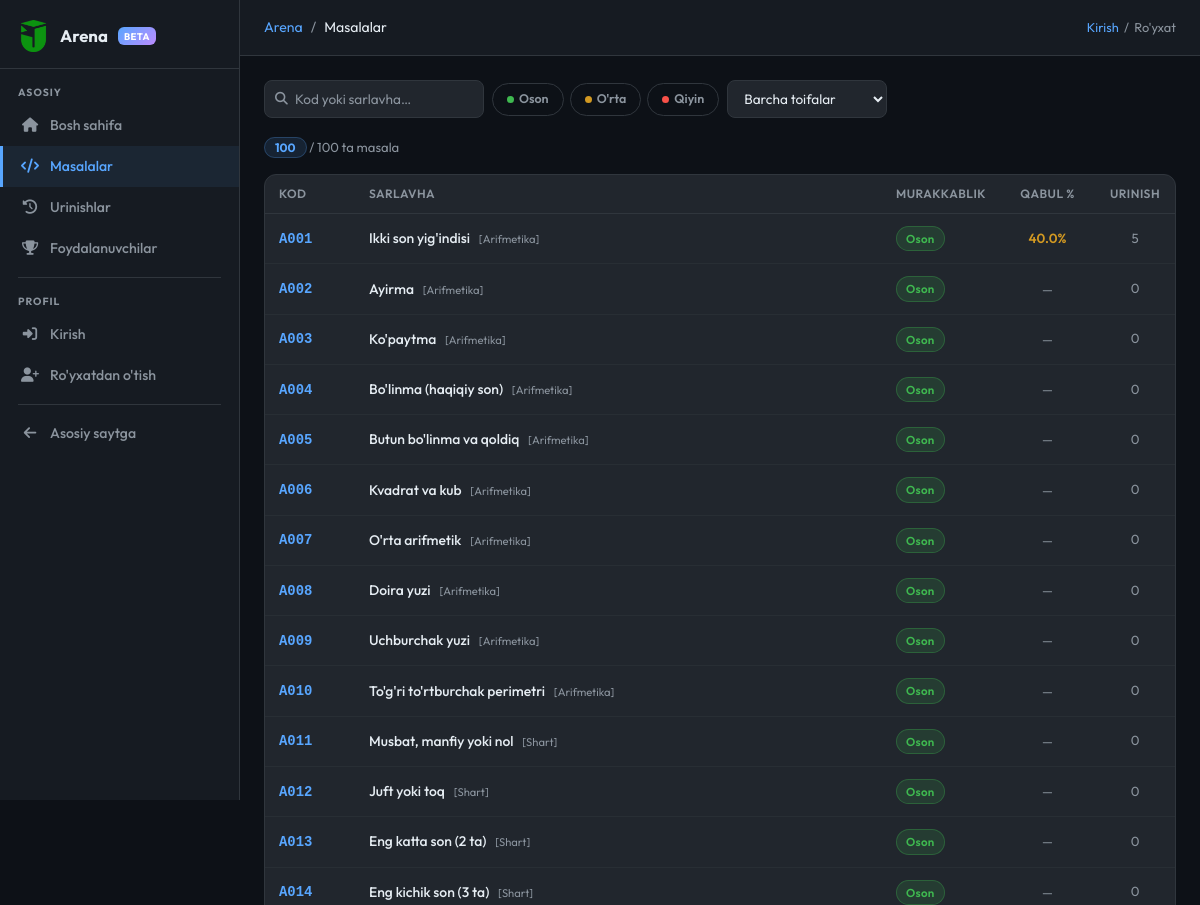
Before: /arena/problems (upper part) with the older database file.
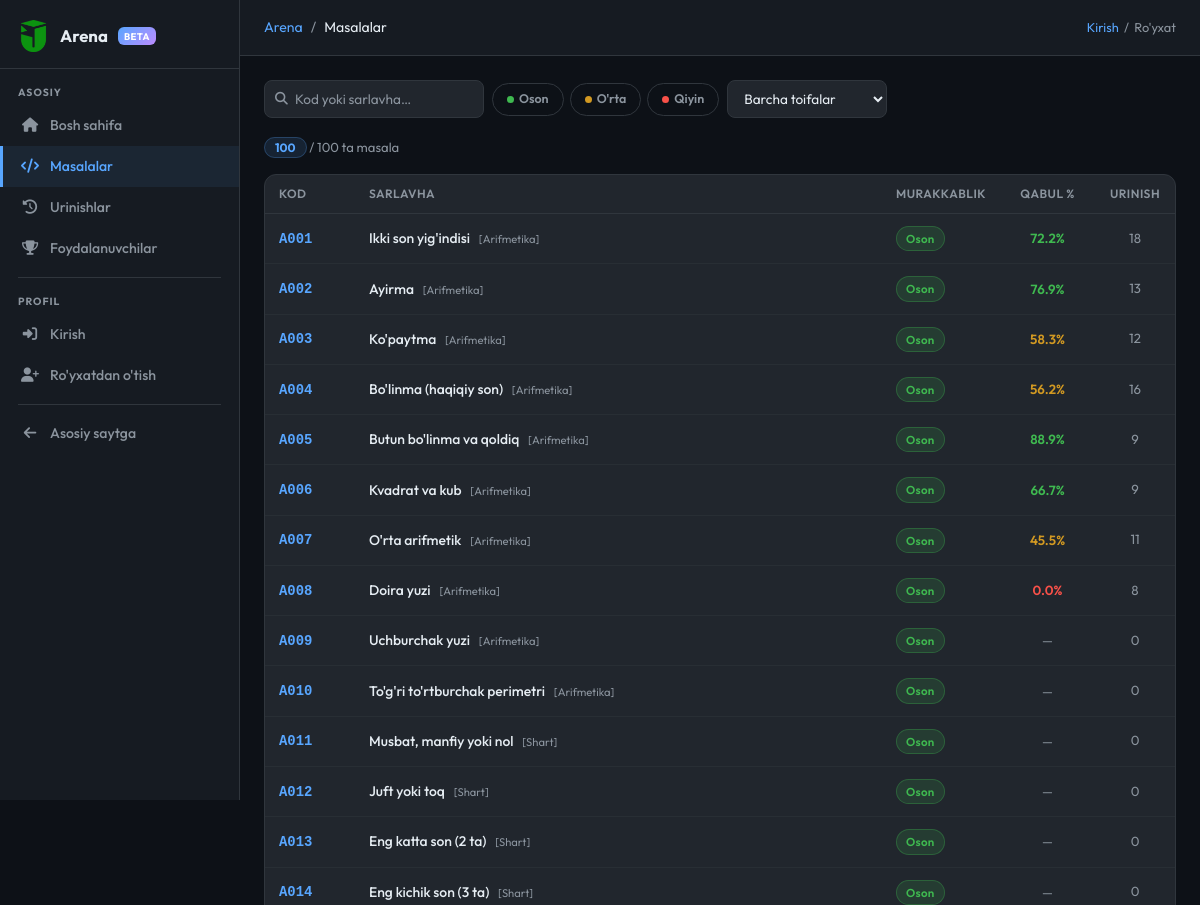
After: the same page with the newer database file.
### models.py (models this page shows)
class ArenaProblem(db.Model):
    __tablename__ = 'arena_problems'
    id = db.Column(db.Integer, primary_key=True)
    code = db.Column(db.String(10), unique=True, nullable=False)  # A001, M005
    title = db.Column(db.String(200), nullable=False)
    description = db.Column(db.Text, nullable=False)
    input_format = db.Column(db.Text, default='')
    output_format = db.Column(db.Text, default='')
    constraints = db.Column(db.Text, default='')
    examples = db.Column(db.Text, default='[]')  # JSON: [{input, output, explanation}]
    difficulty = db.Column(db.String(10), default='easy')   # easy / medium / hard
    category = db.Column(db.String(50), default='general')
    correct_answer = db.Column(db.Text, default='')          # for auto-grading
    time_limit = db.Column(db.Float, default=1.0)            # seconds (display)
    memory_limit = db.Column(db.Integer, default=256)        # MB (display)
    is_active = db.Column(db.Boolean, default=True)
    created_at = db.Column(db.DateTime, default=tashkent_now)
    accepted_count = db.Column(db.Integer, default=0)
    submission_count = db.Column(db.Integer, default=0)
    submissions = db.relationship('ArenaSubmission', backref='problem', lazy='dynamic')
    __table_args__ = (
        db.Index('ix_arena_problem_difficulty', 'difficulty'),
        db.Index('ix_arena_problem_category', 'category'),
        db.Index('ix_arena_problem_active', 'is_active'),
    )

### routes/arena.py (the view)
@arena_bp.route('/problems')
def problems():
    diff     = request.args.get('diff', '')
    cat      = request.args.get('cat', '')
    status_f = request.args.get('status', '')   # solved / unsolved / ''
    search   = request.args.get('q', '').strip()
    q = ArenaProblem.query.filter_by(is_active=True)
    if diff in ('easy', 'medium', 'hard'):
        q = q.filter_by(difficulty=diff)
    if cat:
        q = q.filter_by(category=cat)
    if search:
        q = q.filter(ArenaProblem.title.ilike(f'%{search}%') |
                     ArenaProblem.code.ilike(f'%{search}%'))
    q = q.order_by(ArenaProblem.code)
    all_problems = q.all()
    uid = session.get('arena_user_id')
    solved_ids   = _accepted_set(uid) if uid else set()
    attempted_ids = (_attempted_set(uid) - solved_ids) if uid else set()
    if status_f == 'solved':
        all_problems = [p for p in all_problems if p.id in solved_ids]
    elif status_f == 'unsolved':
        all_problems = [p for p in all_problems if p.id not in solved_ids]
    cats = (db.session.query(ArenaProblem.category)
            .filter_by(is_active=True)
            .distinct()
            .order_by(ArenaProblem.category).all())
    categories = [c[0] for c in cats if c[0]]
    return render_template('arena/problems.html',
                           problems=all_problems,
                           solved_ids=solved_ids,
                           attempted_ids=attempted_ids,
                           categories=categories,
                           current_diff=diff,
                           current_cat=cat,
                           current_status=status_f,
                           search=search)

### routes/arena.py (called while the page is built)
def _current_user():
    uid = session.get('arena_user_id')
    if not uid:
        return None
    return ArenaUser.query.get(uid)

@arena_bp.context_processor
def _inject():
    u = _current_user()
    if u:
        u.last_seen = tashkent_now()
        try:
            db.session.commit()
        except Exception:
            db.session.rollback()
    return dict(arena_user=u)

### templates/arena/problems.html (shortened to what this page needs)
{% extends "arena/base.html" %}
{% block breadcrumb %}<li class="breadcrumb-item active">Masalalar</li>{% endblock %}
{% block content %}
<div class="filter-bar">
  <div class="search-wrap">
    <input class="ar-filter-input" id="fSearch" type="text"
           placeholder="Kod yoki sarlavha…" style="width:220px;"
           value="{{ search }}" autocomplete="off">
  </div>
  <div class="diff-pills">
    <button class="diff-pill" data-diff="easy"
            data-active="{{ '1' if current_diff=='easy' else '0' }}">
      <span style="width:7px;height:7px;border-radius:50%;background:var(--ar-green);display:inline-block;"></span>
      Oson
    </button>
    <button class="diff-pill" data-diff="medium"
            data-active="{{ '1' if current_diff=='medium' else '0' }}">
      <span style="width:7px;height:7px;border-radius:50%;background:var(--ar-yellow);display:inline-block;"></span>
      O'rta
    </button>
    <button class="diff-pill" data-diff="hard"
            data-active="{{ '1' if current_diff=='hard' else '0' }}">
      <span style="width:7px;height:7px;border-radius:50%;background:var(--ar-red);display:inline-block;"></span>
      Qiyin
    </button>
  </div>
  {% if categories %}
  <select class="ar-filter-input" id="fCat" style="width:160px;">
    <option value="">Barcha toifalar</option>
  </select>
  {% endif %}
</div>
<div class="d-flex align-items-center gap-3 mb-3" style="font-size:.82rem; color:var(--ar-muted);">
  <span>
    <span id="visibleCount" class="count-badge">{{ problems|length }}</span>
    / {{ problems|length }} ta masala
  </span>
</div>
<div class="ar-card">
  <table class="ar-table" id="problemTable">
    <thead><tr>
      <th style="width:90px">Kod</th>
      <th>Sarlavha</th>
      <th style="width:115px">Murakkablik</th>
      <th style="width:95px; text-align:center">Qabul %</th>
      <th style="width:80px; text-align:center">Urinish</th>
    </tr></thead>
    <tbody id="problemBody">
    {% for p in problems %}
    <tr data-diff="{{ p.difficulty }}"
        data-cat="{{ p.category|lower }}"
        data-code="{{ p.code|lower }}"
        data-title="{{ p.title|lower }}"
        data-solved="{% if p.id in solved_ids %}solved{% elif p.id in attempted_ids %}attempted{% else %}none{% endif %}">
      <td>
        <a href="{{ url_for('arena.problem_detail', pid=p.id) }}"
           class="code-link"
           style="font-family:'Courier New',monospace; font-weight:700;
                  color:{% if p.id in solved_ids %}var(--ar-green){% elif p.id in attempted_ids %}var(--ar-red){% else %}var(--ar-primary){% endif %};
                  text-decoration:none;">
          {{ p.code }}
        </a>
      </td>
      <td>
        <a href="{{ url_for('arena.problem_detail', pid=p.id) }}"
           class="title-link"
           style="color:var(--ar-text); text-decoration:none; font-weight:500;">
          {{ p.title }}
        </a>
        {% if p.category %}
        <span class="cat-tag" style="font-size:.7rem; color:var(--ar-muted); margin-left:6px;">[{{ p.category }}]</span>
        {% endif %}
      </td>
      <td>
        <span class="ar-badge badge-{{ p.difficulty }}">
          {% if p.difficulty == 'easy' %}Oson{% elif p.difficulty == 'medium' %}O'rta{% else %}Qiyin{% endif %}
        </span>
      </td>
      <td style="text-align:center;">
        {% if p.submission_count %}
          {% set pct = (p.accepted_count / p.submission_count * 100)|round(1) %}
          <span style="color:{% if pct >= 60 %}var(--ar-green){% elif pct >= 30 %}var(--ar-yellow){% else %}var(--ar-red){% endif %}; font-weight:600; font-size:.83rem;">{{ pct }}%</span>
        {% else %}
          <span style="color:var(--ar-muted); font-size:.8rem;">—</span>
        {% endif %}
      </td>
      <td style="text-align:center; color:var(--ar-muted); font-size:.83rem;">{{ p.submission_count }}</td>
    </tr>
    {% endfor %}
    </tbody>
  </table>
</div>
{% endblock %}

Changed rows visible on the page:
changed ArenaProblem "Ikki son yig'indisi": pct "40.0" → "72.2"; submission_count "5" → "18"
changed ArenaProblem "Ayirma": pct (not shown) → "76.9"; submission_count "0" → "13"; submission_count "—" → "%"
changed ArenaProblem "Ko'paytma": pct (not shown) → "58.3"; submission_count "0" → "12"; submission_count "—" → "%"
changed ArenaProblem "Bo'linma (haqiqiy son)": pct (not shown) → "56.2"; submission_count "0" → "16"; submission_count "—" → "%"
changed ArenaProblem "Butun bo'linma va qoldiq": pct (not shown) → "88.9"; submission_count "0" → "9"; submission_count "—" → "%"
changed ArenaProblem "Kvadrat va kub": pct (not shown) → "66.7"; submission_count "0" → "9"; submission_count "—" → "%"
changed ArenaProblem "O'rta arifmetik": pct (not shown) → "45.5"; submission_count "0" → "11"; submission_count "—" → "%"
changed ArenaProblem "Doira yuzi": pct (not shown) → "0.0"; submission_count "0" → "8"; submission_count "—" → "%"
